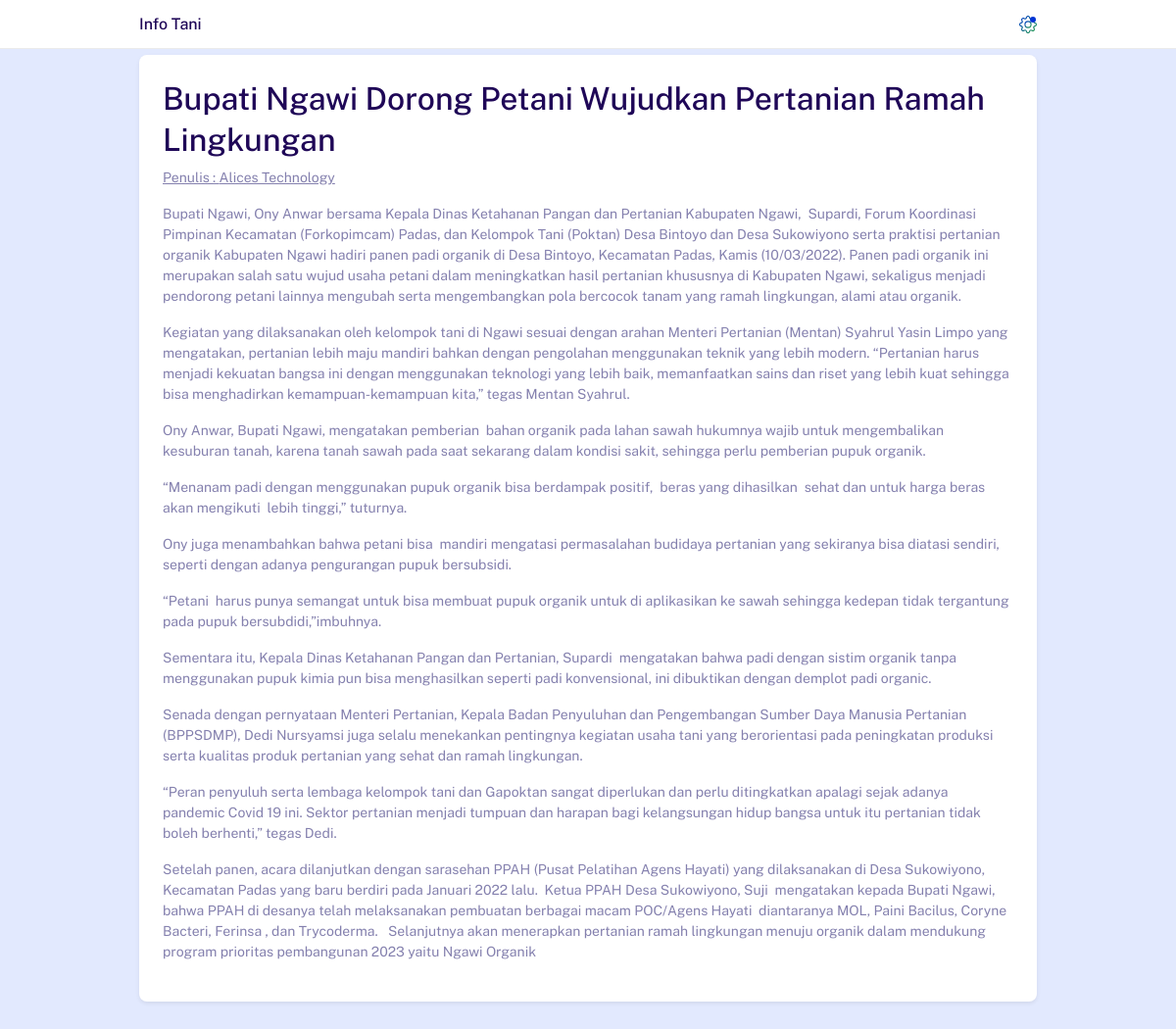
Screenshot of /berita/detil/70 with the database file from the repository.
### tables this page shows
CREATE TABLE `berita` (
  `id` int(11) NOT NULL,
  `id_user` int(11) DEFAULT NULL,
  `judul` text DEFAULT NULL,
  `tumbnail` text DEFAULT NULL,
  `deskripsi` varchar(300) DEFAULT NULL,
  `content_berita` longtext DEFAULT NULL,
  `tanggal_dibuat` date DEFAULT NULL,
  `tipe` varchar(100) DEFAULT NULL,
  `status` varchar(100) DEFAULT NULL,
  `created` timestamp NOT NULL DEFAULT current_timestamp(),
  `updated` datetime DEFAULT NULL
);

CREATE TABLE `users` (
  `id_user` int(11) NOT NULL,
  `email` varchar(100) DEFAULT NULL,
  `password` varchar(100) DEFAULT NULL,
  `nama` text DEFAULT NULL,
  `gender` varchar(50) DEFAULT NULL,
  `birthday` date DEFAULT NULL,
  `pekerjaan` text DEFAULT NULL,
  `pengalaman` int(11) DEFAULT NULL,
  `rating` float DEFAULT NULL,
  `no_telp` varchar(100) DEFAULT NULL,
  `alamat` text DEFAULT NULL,
  `photo` text DEFAULT NULL,
  `role` varchar(100) DEFAULT NULL,
  `token` text DEFAULT NULL,
  `created` timestamp NOT NULL DEFAULT current_timestamp(),
  `updated` datetime DEFAULT NULL
);

### application/controllers/Berita.php (called while the page is built, shortened)
<?php
class Berita extends CI_Controller {
	public function detil($id=null)
	{
		$data['berita'] = $this->db->get_where('berita', ['id' => $id])->result_array();
		$this->load->view('berita', $data);
	}
}

### index.php (called while the page is built, shortened)
<?php
require_once BASEPATH.'core/CodeIgniter.php';

### application/views/berita.php (the view, shortened to what this page needs)
<!DOCTYPE html>
<html lang="en">
  <head>
    <link rel="stylesheet" href="<?=base_url()?>assets/css/bootstrap.min.css">
    <link rel="stylesheet" href="<?=base_url()?>assets/css/animate.css">
    <link rel="stylesheet" href="<?=base_url()?>assets/css/owl.carousel.min.css">
    <link rel="stylesheet" href="<?=base_url()?>assets/css/font-awesome.min.css">
    <link rel="stylesheet" href="<?=base_url()?>assets/css/bootstrap-icons.css">
    <link rel="stylesheet" href="<?=base_url()?>assets/css/magnific-popup.css">
    <link rel="stylesheet" href="<?=base_url()?>assets/css/ion.rangeSlider.min.css">
    <link rel="stylesheet" href="<?=base_url()?>assets/css/dataTables.bootstrap4.min.css">
    <link rel="stylesheet" href="<?=base_url()?>assets/css/apexcharts.css">
    <link rel="stylesheet" href="<?=base_url()?>assets/style.css">
    <link rel="stylesheet" href="https://cdnjs.cloudflare.com/ajax/libs/font-awesome/5.2.0/css/all.css">
    <link rel="stylesheet" type="text/css" href="https://cdnjs.cloudflare.com/ajax/libs/sweetalert/1.1.3/sweetalert.min.css">
  </head>
  <body>
    <div class="header-area" id="headerArea">
      <div class="container">
        <div class="header-content position-relative d-flex align-items-center justify-content-between">
          <div class="page-heading">
            <h6 class="mb-0">Info Tani</h6>
          </div>
          <div class="setting-wrapper"><a class="setting-trigger-btn" id="settingTriggerBtn" href="#"><span></span></a></div>
        </div>
      </div>
    </div>
    <div class="page-content-wrapper pt-5">
      <?php foreach ($berita as $key => $value) {
        $id_user = $value['id_user'];
        $get_users = $this->db->get_where('users', ['id_user' => $id_user])->result_array();
        if($get_users){
          $nama_penulis = $get_users[0]['nama'];
        }else{
          $nama_penulis = null;
        }
        ?>
      <div class="container pt-2">
        <div class="card position-relative shadow-sm"><img class="card-img-top" src="<?=base_url()?>upload/berita/<?=$value['tumbnail']?>" alt="">
          <div class="card-body direction-rtl">
            <h2><?=$value['judul']?></h2>
            <p><u>Penulis : <?=$nama_penulis?></u></p>
            <p><?=$value['content_berita']?></p>
          </div>
        </div>
      </div>
      <?php } ?>
    </div>
  </body>
</html>

### rows the page displays
berita: judul "Bupati Ngawi Dorong Petani Wujudkan Pertanian Ramah Lingkungan", id_user.nama "Alices Technology", content_berita "Bupati Ngawi, Ony Anwar bersama Kepala Dinas Ketahanan Pangan dan Pertanian Kabupaten Ngawi, Supardi, Forum Koordinasi Pimpinan Kecamatan (Forkopimcam) Padas, dan Kelompok Tani (Poktan) Desa Bintoyo dan Desa Sukowiyono serta praktisi pertanian organik Kabupaten Ngawi hadiri panen padi organik di Desa Bintoyo, Kecamatan Padas, Kamis (10/03/2022). Panen padi organik ini merupakan salah satu wujud usaha petani dalam meningkatkan hasil pertanian khususnya di Kabupaten Ngawi, sekaligus menjadi pendorong petani lainnya mengubah serta mengembangkan pola bercocok tanam yang ramah lingkungan, alami atau organik. Kegiatan yang dilaksanakan oleh kelompok tani di Ngawi sesuai dengan arahan Menteri…"
